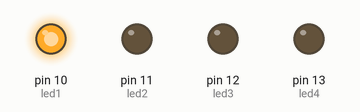
Recording of a sketch running on a simulated Arduino Uno, built with avr-gcc and run on an emulated ATmega328P. Parts: output pins drawn as LEDs (lit = HIGH).

Above: at 0.2 s.
At 1.2 s:
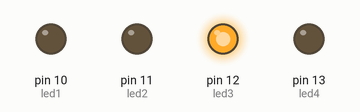
At 1.7 s:
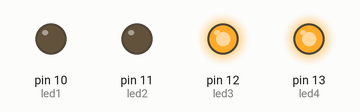
At 3.2 s:
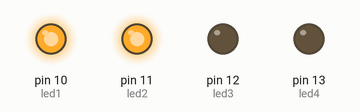
At 4.7 s:
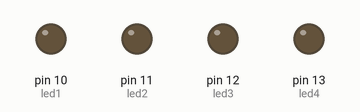
Timing chart, 0 to 5.8 s (numbered marks = the images above):
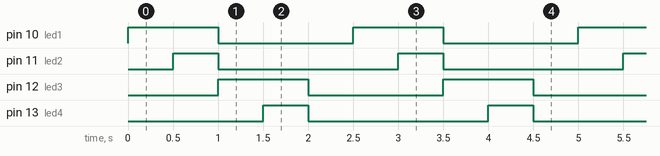

The sketch:

jhalar.ino
```cpp
int led1=10;
int led2=11;
int led3=12;
int led4=13;
int dt=500;
void setup() {
  // put your setup code here, to run once:
pinMode(led1,OUTPUT);
pinMode(led2,OUTPUT);
pinMode(led3,OUTPUT);
pinMode(led4,OUTPUT);
}

void loop() {
  // put your main code here, to run repeatedly:
digitalWrite(led1,HIGH);
delay(dt);
digitalWrite(led2,HIGH);
delay(dt);
digitalWrite(led1,LOW);

digitalWrite(led2,LOW);

digitalWrite(led3,HIGH);
delay(dt);

digitalWrite(led4,HIGH);
delay(dt);
digitalWrite(led3,LOW);
digitalWrite(led4,LOW);
delay(dt);


}
```

Measured:
- by itself, pin 10 (led1), pin 12 (led3): alternates HIGH for 1.0 s and LOW for 1.5 s
- by itself, pin 11 (led2), pin 13 (led4): alternates HIGH for 0.50 s and LOW for 2.0 s
- by itself, everything shown: repeats every 2.5 s, in 5 steps
